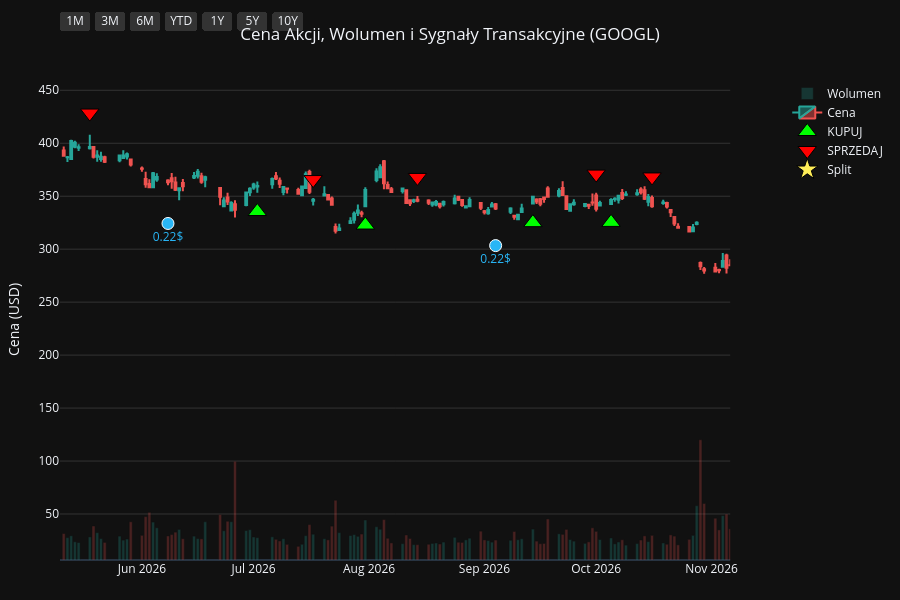
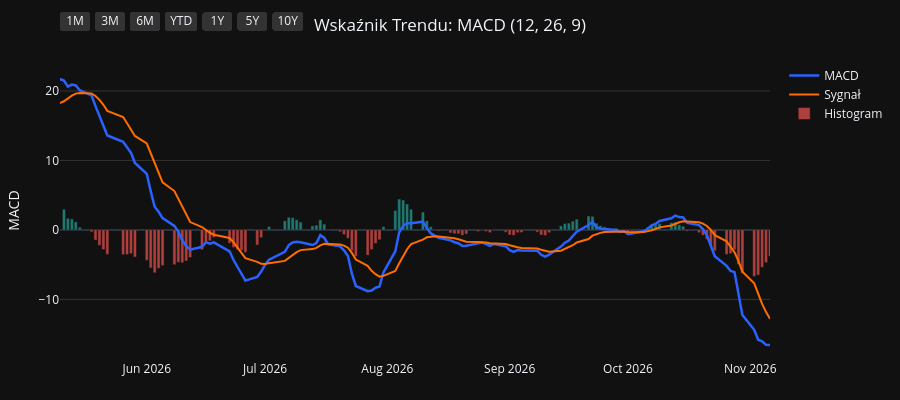
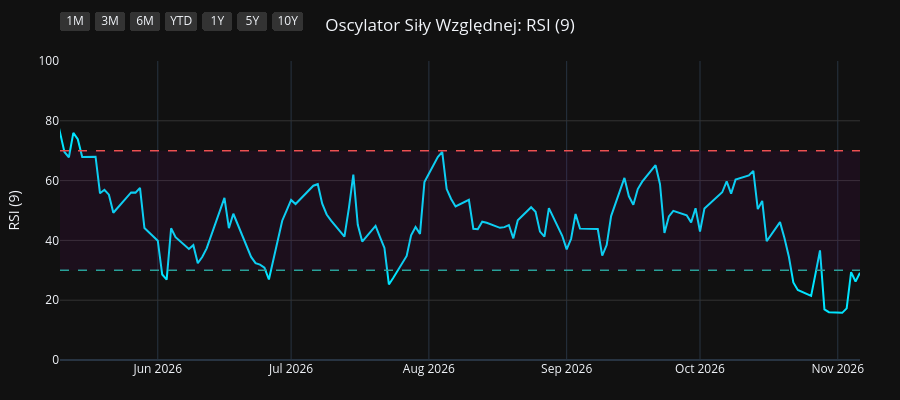
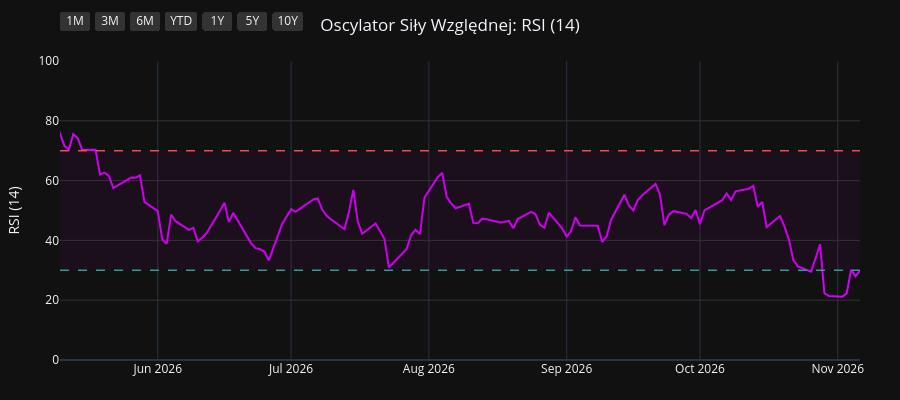

Write notebook code for charts like these, in order.
### Code cell
import os
import yfinance as yf
import pandas as pd
import pandas_ta as ta
import plotly.graph_objects as go
from plotly.subplots import make_subplots

# 1. Pobranie i przygotowanie danych
symbol = os.environ.get("STOCK_TICKER", "").strip().upper()
if not symbol:
    raise RuntimeError("Set STOCK_TICKER before running price_extractor.ipynb")
df = yf.Ticker(symbol).history(period="10y")
df.index = df.index.tz_localize(None)

# Wskaźniki i sygnały
df.ta.macd(fast=12, slow=26, signal=9, append=True)
df.ta.rsi(length=9, append=True)
df.ta.rsi(length=14, append=True)
df.ta.rsi(length=21, append=True)
df.dropna(inplace=True)

macd = df['MACD_12_26_9']
signal = df['MACDs_12_26_9']
wczorajszy_macd = macd.shift(1)
wczorajszy_signal = signal.shift(1)

df['Decyzja'] = 'BRAK'
df.loc[(macd > signal) & (wczorajszy_macd <= wczorajszy_signal), 'Decyzja'] = 'KUPUJ'
df.loc[(macd < signal) & (wczorajszy_macd >= wczorajszy_signal), 'Decyzja'] = 'SPRZEDAJ'

df_kupuj = df[df['Decyzja'] == 'KUPUJ']
df_sprzedaj = df[df['Decyzja'] == 'SPRZEDAJ']
df_dywidendy = df[df['Dividends'] > 0]
df_splity = df[df['Stock Splits'] > 0]

# Wspólna konfiguracja osi X
konfiguracja_osi_x = dict(
    type="date",
    showspikes=True, spikemode="across", spikesnap="cursor", spikedash="dot", spikecolor="#ffffff", spikethickness=1, hoverformat="%Y-%m-%d",
    rangeselector=dict(
        buttons=list([
            dict(count=1, label="1M", step="month", stepmode="backward"),
            dict(count=3, label="3M", step="month", stepmode="backward"),
            dict(count=6, label="6M", step="month", stepmode="backward"),
            dict(count=1, label="YTD", step="year", stepmode="todate"),
            dict(count=1, label="1Y", step="year", stepmode="backward"),
            dict(count=5, label="5Y", step="year", stepmode="backward"),
            dict(step="all", label="10Y")
        ]),
        bgcolor="#333333", activecolor="#2962ff", x=0, y=1.1
    )
)

# ==========================================
# WYKRES 1: CENA + WOLUMEN + SYGNAŁY
# ==========================================
fig1 = make_subplots(specs=[[{"secondary_y": True}]])

kolory_wolumenu = ['#26a69a' if row['Close'] >= row['Open'] else '#ef5350' for index, row in df.iterrows()]
fig1.add_trace(go.Bar(x=df.index, y=df['Volume'], marker_color=kolory_wolumenu, opacity=0.25, name='Wolumen'), secondary_y=True)
fig1.add_trace(go.Candlestick(x=df.index, open=df['Open'], high=df['High'], low=df['Low'], close=df['Close'], name='Cena', increasing_line_color='#26a69a', decreasing_line_color='#ef5350'), secondary_y=False)
fig1.add_trace(go.Scatter(x=df_kupuj.index, y=df_kupuj['Low'] * 0.95, customdata=df_kupuj[['Low', 'High']], mode='markers', marker=dict(symbol='triangle-up', size=16, color='#00ff00', line=dict(width=1, color='black')), name='KUPUJ', hovertemplate='KUPUJ<br>Najniższa: %{customdata[0]:.2f}<br>Najwyższa: %{customdata[1]:.2f}<extra></extra>'), secondary_y=False)
fig1.add_trace(go.Scatter(x=df_sprzedaj.index, y=df_sprzedaj['High'] * 1.05, customdata=df_sprzedaj[['Low', 'High']], mode='markers', marker=dict(symbol='triangle-down', size=16, color='#ff0000', line=dict(width=1, color='black')), name='SPRZEDAJ', hovertemplate='SPRZEDAJ<br>Najniższa: %{customdata[0]:.2f}<br>Najwyższa: %{customdata[1]:.2f}<extra></extra>'), secondary_y=False)

if not df_dywidendy.empty:
    fig1.add_trace(go.Scatter(x=df_dywidendy.index, y=df_dywidendy['Low'] * 0.90, mode='markers+text', marker=dict(symbol='circle', size=12, color='#29b6f6', line=dict(width=1, color='white')), text=df_dywidendy['Dividends'].apply(lambda x: f"{x}$"), textposition="bottom center", name='Dywidenda', showlegend=False, hovertemplate='Dywidenda: %{text}<extra></extra>', textfont=dict(color="#29b6f6")), secondary_y=False)
if not df_splity.empty:
                    fig1.add_trace(go.Scatter(x=df_splity.index, y=df_splity['High'], mode='markers+text', marker=dict(symbol='star', size=16, color='#ffee58', line=dict(width=1, color='black')), text=df_splity['Stock Splits'].apply(lambda x: f"{x:g}:1" if x >= 1 else f"1:{1 / x:g}"), textposition="top center", name='Split', hovertemplate='%{text}<extra></extra>', textfont=dict(color="#ffee58")), secondary_y=False)

fig1.update_layout(title=dict(text=f"Cena Akcji, Wolumen i Sygnały Transakcyjne ({symbol})", x=0.5, xanchor='center'), dragmode='pan', xaxis_rangeslider_visible=False, template='plotly_dark', height=600, hovermode='x unified', margin=dict(l=60, r=40, t=60, b=40))
fig1.update_xaxes(**konfiguracja_osi_x)
fig1.update_xaxes(range=[df.index.max() - pd.Timedelta(days=180), df.index.max()])
fig1.update_yaxes(title_text="Cena (USD)", secondary_y=False, gridcolor='#333333')
fig1.update_yaxes(range=[0, df['Volume'].max() * 4], showgrid=False, showticklabels=False, secondary_y=True)
fig1.show(config={'scrollZoom': True})

# ==========================================
# WYKRES 2: WSKAŹNIK MACD
# ==========================================
fig2 = go.Figure()
fig2.add_trace(go.Scatter(x=df.index, y=df['MACD_12_26_9'], line=dict(color='#2962ff', width=2.5), name='MACD'))
fig2.add_trace(go.Scatter(x=df.index, y=df['MACDs_12_26_9'], line=dict(color='#ff6d00', width=2), name='Sygnał'))
kolory_macd = ['#26a69a' if val >= 0 else '#ef5350' for val in df['MACDh_12_26_9']]
fig2.add_trace(go.Bar(x=df.index, y=df['MACDh_12_26_9'], marker_color=kolory_macd, name='Histogram', opacity=0.7))
fig2.update_layout(title=dict(text="Wskaźnik Trendu: MACD (12, 26, 9)", x=0.5, xanchor='center'), dragmode='pan', xaxis_rangeslider_visible=False, template='plotly_dark', height=400, hovermode='x unified', margin=dict(l=60, r=40, t=60, b=40))
fig2.update_xaxes(**konfiguracja_osi_x)
fig2.update_xaxes(range=[df.index.max() - pd.Timedelta(days=180), df.index.max()])
fig2.update_yaxes(title_text="MACD", gridcolor='#333333')
fig2.show(config={'scrollZoom': True})

# ==========================================
# WYKRES 3: OSCYLATOR RSI (9)
# ==========================================
fig3 = go.Figure()
fig3.add_trace(go.Scatter(x=df.index, y=df['RSI_9'], line=dict(color='#00e5ff', width=2), name='RSI (9)'))
fig3.add_hline(y=70, line_dash="dash", line_color="#ef5350", line_width=1.5)
fig3.add_hline(y=30, line_dash="dash", line_color="#26a69a", line_width=1.5)
fig3.add_hrect(y0=30, y1=70, line_width=0, fillcolor="purple", opacity=0.1)
fig3.update_layout(title=dict(text="Oscylator Siły Względnej: RSI (9)", x=0.5, xanchor='center'), dragmode='pan', xaxis_rangeslider_visible=False, template='plotly_dark', height=400, hovermode='x unified', margin=dict(l=60, r=40, t=60, b=40))
fig3.update_xaxes(**konfiguracja_osi_x)
fig3.update_xaxes(range=[df.index.max() - pd.Timedelta(days=180), df.index.max()])
fig3.update_yaxes(title_text="RSI (9)", range=[0, 100], gridcolor='#333333')
fig3.show(config={'scrollZoom': True})

# ==========================================
# WYKRES 4: OSCYLATOR RSI (14)
# ==========================================
fig4 = go.Figure()
fig4.add_trace(go.Scatter(x=df.index, y=df['RSI_14'], line=dict(color='#d500f9', width=2), name='RSI (14)'))
fig4.add_hline(y=70, line_dash="dash", line_color="#ef5350", line_width=1.5)
fig4.add_hline(y=30, line_dash="dash", line_color="#26a69a", line_width=1.5)
fig4.add_hrect(y0=30, y1=70, line_width=0, fillcolor="purple", opacity=0.1)
fig4.update_layout(title=dict(text="Oscylator Siły Względnej: RSI (14)", x=0.5, xanchor='center'), dragmode='pan', xaxis_rangeslider_visible=False, template='plotly_dark', height=400, hovermode='x unified', margin=dict(l=60, r=40, t=60, b=40))
fig4.update_xaxes(**konfiguracja_osi_x)
fig4.update_xaxes(range=[df.index.max() - pd.Timedelta(days=180), df.index.max()])
fig4.update_yaxes(title_text="RSI (14)", range=[0, 100], gridcolor='#333333')
fig4.show(config={'scrollZoom': True})

# ==========================================
# WYKRES 5: OSCYLATOR RSI (21)
# ==========================================
fig5 = go.Figure()
fig5.add_trace(go.Scatter(x=df.index, y=df['RSI_21'], line=dict(color='#64dd17', width=2), name='RSI (21)'))
fig5.add_hline(y=70, line_dash="dash", line_color="#ef5350", line_width=1.5)
fig5.add_hline(y=30, line_dash="dash", line_color="#26a69a", line_width=1.5)
fig5.add_hrect(y0=30, y1=70, line_width=0, fillcolor="purple", opacity=0.1)
fig5.update_layout(title=dict(text="Oscylator Siły Względnej: RSI (21)", x=0.5, xanchor='center'), dragmode='pan', xaxis_rangeslider_visible=False, template='plotly_dark', height=400, hovermode='x unified', margin=dict(l=60, r=40, t=60, b=40))
fig5.update_xaxes(**konfiguracja_osi_x)
fig5.update_xaxes(range=[df.index.max() - pd.Timedelta(days=180), df.index.max()])
fig5.update_yaxes(title_text="RSI (21)", range=[0, 100], gridcolor='#333333')
fig5.show(config={'scrollZoom': True})

### Figure 1 — Plotly figure (JSON) as saved in the notebook; plotly's stock layout.template omitted (floating-point values rounded to 4 significant figures; data arrays with more than 128 entries replaced by an {"elided": "..."} marker saying what was removed)
{"data": [{"marker": {"color": {"elided": "2478 str values"}}, "name": "Wolumen", "opacity": 0.25, "type": "bar", "x": {"elided": "2478 str values"}, "xaxis": "x", "y": {"elided": "2478 int values"}, "yaxis": "y2"}, {"close": {"elided": "2478 float values"}, "decreasing": {"line": {"color": "#ef5350"}}, "high": {"elided": "2478 float values"}, "increasing": {"line": {"color": "#26a69a"}}, "low": {"elided": "2478 float values"}, "name": "Cena", "open": {"elided": "2478 float values"}, "type": "candlestick", "x": {"elided": "2478 str values"}, "xaxis": "x", "yaxis": "y"}, {"customdata": {"elided": "107x2 float values"}, "hovertemplate": "KUPUJ<br>Najniższa: %{customdata[0]:.2f}<br>Najwyższa: %{customdata[1]:.2f}<extra></extra>", "marker": {"color": "#00ff00", "line": {"color": "black", "width": 1}, "size": 16, "symbol": "triangle-up"}, "mode": "markers", "name": "KUPUJ", "type": "scatter", "x": ["2017-01-10T00:00:00", "2017-01-23T00:00:00", "2017-02-16T00:00:00", "2017-03-09T00:00:00", "2017-04-18T00:00:00", "2017-05-25T00:00:00", "2017-07-12T00:00:00", "2017-08-23T00:00:00", "2017-09-20T00:00:00", "2017-09-27T00:00:00", "2017-10-30T00:00:00", "2017-11-28T00:00:00", "2017-12-14T00:00:00", "2018-01-03T00:00:00", "2018-02-21T00:00:00", "2018-03-07T00:00:00", "2018-04-12T00:00:00", "2018-05-04T00:00:00", "2018-05-31T00:00:00", "2018-07-11T00:00:00", "2018-08-30T00:00:00", "2018-09-25T00:00:00", "2018-11-02T00:00:00", "2018-11-06T00:00:00", "2018-11-26T00:00:00", "2018-12-28T00:00:00", "2019-01-30T00:00:00", "2019-02-13T00:00:00", "2019-03-01T00:00:00", "2019-04-16T00:00:00", "2019-06-13T00:00:00", "2019-09-05T00:00:00", "2019-09-25T00:00:00", "2019-10-15T00:00:00", "2019-12-06T00:00:00", "2020-01-06T00:00:00", "2020-02-11T00:00:00", "2020-03-26T00:00:00", "2020-05-20T00:00:00", "2020-07-06T00:00:00", "2020-08-18T00:00:00", "2020-10-02T00:00:00", "2020-12-04T00:00:00", "2021-01-08T00:00:00", "2021-01-19T00:00:00", "2021-04-01T00:00:00", "2021-04-28T00:00:00", "2021-05-25T00:00:00", "2021-07-06T00:00:00", "2021-07-23T00:00:00", "2021-08-25T00:00:00", "2021-10-11T00:00:00", "2021-10-14T00:00:00", "2021-10-27T00:00:00", "2021-11-18T00:00:00", "2021-12-09T00:00:00", "2021-12-15T00:00:00", "2021-12-23T00:00:00", "2022-02-01T00:00:00", "2022-03-02T00:00:00", "2022-03-16T00:00:00", "2022-05-13T00:00:00", "2022-05-27T00:00:00", "2022-06-22T00:00:00", "2022-07-21T00:00:00", "2022-07-29T00:00:00", "2022-10-04T00:00:00", "2022-11-11T00:00:00", "2023-01-09T00:00:00", "2023-03-07T00:00:00", "2023-03-14T00:00:00", "2023-05-10T00:00:00", "2023-07-14T00:00:00", "2023-07-26T00:00:00", "2023-08-29T00:00:00", "2023-10-06T00:00:00", "2023-11-08T00:00:00", "2023-12-18T00:00:00", "2024-01-10T00:00:00", "2024-03-13T00:00:00", "2024-04-26T00:00:00", "2024-06-25T00:00:00", "2024-08-16T00:00:00", "2024-09-16T00:00:00", "2024-10-14T00:00:00", "2024-10-28T00:00:00", "2024-12-09T00:00:00", "2025-01-24T00:00:00", "2025-01-31T00:00:00", "2025-03-20T00:00:00", "2025-04-10T00:00:00", "2025-05-12T00:00:00", "2025-06-06T00:00:00", "2025-07-01T00:00:00", "2025-07-11T00:00:00", "2025-08-08T00:00:00", "2025-08-28T00:00:00", "2025-10-24T00:00:00", "2025-11-21T00:00:00", "2026-01-08T00:00:00", "2026-01-29T00:00:00", "2026-03-10T00:00:00", "2026-04-02T00:00:00", "2026-07-02T00:00:00", "2026-07-31T00:00:00", "2026-09-14T00:00:00", "2026-10-05T00:00:00"], "xaxis": "x", "y": [38.73, 38.99, 39.39, 40.12, 40.05, 46.01, 45.03, 44.01, 44.11, 44.32, 48.1, 49.62, 49.57, 50.51, 52.11, 51.28, 48.28, 47.9, 50.72, 54.36, 58.68, 55.24, 50.24, 49.57, 48.92, 49.03, 50.66, 52.98, 53.22, 57.64, 50.94, 56.12, 56.9, 57.45, 62.64, 63.57, 70.83, 51.38, 65.28, 69.5, 71.6, 68.1, 85.33, 82.87, 81.53, 98.41, 110.7, 110.8, 117.2, 122.1, 133.0, 130.7, 130.6, 131.2, 139.2, 138.4, 133.3, 137.8, 126.4, 125.2, 121.1, 106.9, 102.7, 103.9, 104.6, 106.4, 94.46, 88.38, 82.68, 88.02, 86.99, 101.6, 116.2, 120.8, 124.4, 126.1, 123.1, 124.6, 132.6, 130.8, 159.6, 169.0, 151.8, 147.7, 154.1, 154.7, 164.0, 187.0, 190.6, 152.2, 141.8, 147.7, 161.5, 164.3, 167.1, 186.7, 195.9, 241.9, 278.4, 304.8, 309.6, 289.9, 274.6, 335.5, 322.8, 325.0, 325.3], "yaxis": "y"}, {"customdata": {"elided": "107x2 float values"}, "hovertemplate": "SPRZEDAJ<br>Najniższa: %{customdata[0]:.2f}<br>Najwyższa: %{customdata[1]:.2f}<extra></extra>", "marker": {"color": "#ff0000", "line": {"color": "black", "width": 1}, "size": 16, "symbol": "triangle-down"}, "mode": "markers", "name": "SPRZEDAJ", "type": "scatter", "x": ["2017-01-19T00:00:00", "2017-01-30T00:00:00", "2017-03-06T00:00:00", "2017-03-21T00:00:00", "2017-05-17T00:00:00", "2017-06-01T00:00:00", "2017-07-27T00:00:00", "2017-09-18T00:00:00", "2017-09-26T00:00:00", "2017-10-23T00:00:00", "2017-11-13T00:00:00", "2017-11-29T00:00:00", "2017-12-27T00:00:00", "2018-02-02T00:00:00", "2018-03-02T00:00:00", "2018-03-20T00:00:00", "2018-04-30T00:00:00", "2018-05-29T00:00:00", "2018-06-25T00:00:00", "2018-08-01T00:00:00", "2018-08-31T00:00:00", "2018-10-08T00:00:00", "2018-11-05T00:00:00", "2018-11-20T00:00:00", "2018-12-17T00:00:00", "2019-01-29T00:00:00", "2019-02-11T00:00:00", "2019-02-15T00:00:00", "2019-03-26T00:00:00", "2019-04-30T00:00:00", "2019-08-06T00:00:00", "2019-09-24T00:00:00", "2019-09-27T00:00:00", "2019-11-20T00:00:00", "2019-12-23T00:00:00", "2020-01-27T00:00:00", "2020-02-21T00:00:00", "2020-05-19T00:00:00", "2020-06-03T00:00:00", "2020-07-24T00:00:00", "2020-09-08T00:00:00", "2020-11-19T00:00:00", "2020-12-07T00:00:00", "2021-01-12T00:00:00", "2021-02-22T00:00:00", "2021-04-27T00:00:00", "2021-05-04T00:00:00", "2021-06-18T00:00:00", "2021-07-19T00:00:00", "2021-08-11T00:00:00", "2021-09-08T00:00:00", "2021-10-12T00:00:00", "2021-10-25T00:00:00", "2021-11-17T00:00:00", "2021-11-22T00:00:00", "2021-12-14T00:00:00", "2021-12-16T00:00:00", "2022-01-03T00:00:00", "2022-02-17T00:00:00", "2022-03-07T00:00:00", "2022-04-07T00:00:00", "2022-05-24T00:00:00", "2022-06-14T00:00:00", "2022-07-14T00:00:00", "2022-07-22T00:00:00", "2022-08-22T00:00:00", "2022-10-27T00:00:00", "2022-12-08T00:00:00", "2023-02-09T00:00:00", "2023-03-10T00:00:00", "2023-04-18T00:00:00", "2023-06-02T00:00:00", "2023-07-21T00:00:00", "2023-08-11T00:00:00", "2023-09-20T00:00:00", "2023-10-20T00:00:00", "2023-12-01T00:00:00", "2024-01-04T00:00:00", "2024-01-31T00:00:00", "2024-04-16T00:00:00", "2024-05-23T00:00:00", "2024-07-12T00:00:00", "2024-09-04T00:00:00", "2024-10-11T00:00:00", "2024-10-17T00:00:00", "2024-11-18T00:00:00", "2024-12-30T00:00:00", "2025-01-27T00:00:00", "2025-02-05T00:00:00", "2025-03-31T00:00:00", "2025-05-09T00:00:00", "2025-06-04T00:00:00", "2025-06-18T00:00:00", "2025-07-09T00:00:00", "2025-08-05T00:00:00", "2025-08-19T00:00:00", "2025-09-24T00:00:00", "2025-11-13T00:00:00", "2025-12-08T00:00:00", "2026-01-21T00:00:00", "2026-02-04T00:00:00", "2026-03-24T00:00:00", "2026-05-18T00:00:00", "2026-07-17T00:00:00", "2026-08-14T00:00:00", "2026-10-01T00:00:00", "2026-10-16T00:00:00"], "xaxis": "x", "y": [43.32, 43.54, 44.15, 45.42, 49.98, 51.65, 50.42, 48.72, 49.1, 52.31, 54.54, 55.06, 55.56, 58.83, 56.52, 57.49, 54.0, 56.24, 60.12, 64.79, 65.14, 61.15, 55.82, 53.95, 55.25, 56.41, 57.9, 59.25, 62.8, 62.46, 61.44, 64.86, 64.75, 68.29, 70.82, 74.71, 78.58, 72.42, 75.36, 78.81, 80.9, 91.71, 95.13, 91.94, 108.2, 120.6, 120.9, 126.5, 131.3, 143.2, 150.2, 145.1, 143.5, 154.5, 155.8, 150.3, 153.6, 151.7, 142.6, 137.0, 142.7, 110.7, 112.3, 115.5, 116.8, 120.3, 99.26, 99.41, 104.0, 96.51, 110.8, 131.2, 125.8, 135.1, 143.6, 143.4, 137.4, 144.7, 149.8, 161.9, 185.4, 194.8, 165.6, 170.9, 173.5, 182.9, 201.0, 205.5, 201.2, 162.6, 162.0, 175.8, 184.7, 187.8, 207.0, 212.9, 264.3, 296.2, 335.8, 348.4, 359.8, 314.5, 428.5, 365.7, 367.7, 370.9, 368.2], "yaxis": "y"}, {"hovertemplate": "Dywidenda: %{text}<extra></extra>", "marker": {"color": "#29b6f6", "line": {"color": "white", "width": 1}, "size": 12, "symbol": "circle"}, "mode": "markers+text", "name": "Dywidenda", "showlegend": false, "text": ["0.2$", "0.2$", "0.2$", "0.2$", "0.21$", "0.21$", "0.21$", "0.21$", "0.22$", "0.22$"], "textfont": {"color": "#29b6f6"}, "textposition": "bottom center", "type": "scatter", "x": ["2024-06-10T00:00:00", "2024-09-09T00:00:00", "2024-12-09T00:00:00", "2025-03-10T00:00:00", "2025-06-09T00:00:00", "2025-09-08T00:00:00", "2025-12-08T00:00:00", "2026-03-09T00:00:00", "2026-06-08T00:00:00", "2026-09-04T00:00:00"], "xaxis": "x", "y": [154.2, 131.6, 155.4, 146.6, 156.4, 209.8, 279.6, 264.3, 324.3, 303.4], "yaxis": "y"}, {"hovertemplate": "%{text}<extra></extra>", "marker": {"color": "#ffee58", "line": {"color": "black", "width": 1}, "size": 16, "symbol": "star"}, "mode": "markers+text", "name": "Split", "text": ["20:1"], "textfont": {"color": "#ffee58"}, "textposition": "top center", "type": "scatter", "x": ["2022-07-18T00:00:00"], "xaxis": "x", "y": [112.6], "yaxis": "y"}], "layout": {"dragmode": "pan", "height": 600, "hovermode": "x unified", "margin": {"b": 40, "l": 60, "r": 40, "t": 60}, "title": {"text": "Cena Akcji, Wolumen i Sygnały Transakcyjne (GOOGL)", "x": 0.5, "xanchor": "center"}, "xaxis": {"anchor": "y", "domain": [0.0, 0.94], "hoverformat": "%Y-%m-%d", "range": ["2026-05-10T00:00:00", "2026-11-06T00:00:00"], "rangeselector": {"activecolor": "#2962ff", "bgcolor": "#333333", "buttons": [{"count": 1, "label": "1M", "step": "month", "stepmode": "backward"}, {"count": 3, "label": "3M", "step": "month", "stepmode": "backward"}, {"count": 6, "label": "6M", "step": "month", "stepmode": "backward"}, {"count": 1, "label": "YTD", "step": "year", "stepmode": "todate"}, {"count": 1, "label": "1Y", "step": "year", "stepmode": "backward"}, {"count": 5, "label": "5Y", "step": "year", "stepmode": "backward"}, {"label": "10Y", "step": "all"}], "x": 0, "y": 1.1}, "rangeslider": {"visible": false}, "showspikes": true, "spikecolor": "#ffffff", "spikedash": "dot", "spikemode": "across", "spikesnap": "cursor", "spikethickness": 1, "type": "date"}, "yaxis": {"anchor": "x", "domain": [0.0, 1.0], "gridcolor": "#333333", "title": {"text": "Cena (USD)"}}, "yaxis2": {"anchor": "x", "overlaying": "y", "range": [0, 558953200], "showgrid": false, "showticklabels": false, "side": "right"}}}

### Figure 2 — Plotly figure (JSON) as saved in the notebook; plotly's stock layout.template omitted (floating-point values rounded to 4 significant figures; data arrays with more than 128 entries replaced by an {"elided": "..."} marker saying what was removed)
{"data": [{"line": {"color": "#2962ff", "width": 2.5}, "name": "MACD", "type": "scatter", "x": {"elided": "2478 str values"}, "y": {"elided": "2478 float values"}}, {"line": {"color": "#ff6d00", "width": 2}, "name": "Sygnał", "type": "scatter", "x": {"elided": "2478 str values"}, "y": {"elided": "2478 float values"}}, {"marker": {"color": {"elided": "2478 str values"}}, "name": "Histogram", "opacity": 0.7, "type": "bar", "x": {"elided": "2478 str values"}, "y": {"elided": "2478 float values"}}], "layout": {"dragmode": "pan", "height": 400, "hovermode": "x unified", "margin": {"b": 40, "l": 60, "r": 40, "t": 60}, "title": {"text": "Wskaźnik Trendu: MACD (12, 26, 9)", "x": 0.5, "xanchor": "center"}, "xaxis": {"hoverformat": "%Y-%m-%d", "range": ["2026-05-10T00:00:00", "2026-11-06T00:00:00"], "rangeselector": {"activecolor": "#2962ff", "bgcolor": "#333333", "buttons": [{"count": 1, "label": "1M", "step": "month", "stepmode": "backward"}, {"count": 3, "label": "3M", "step": "month", "stepmode": "backward"}, {"count": 6, "label": "6M", "step": "month", "stepmode": "backward"}, {"count": 1, "label": "YTD", "step": "year", "stepmode": "todate"}, {"count": 1, "label": "1Y", "step": "year", "stepmode": "backward"}, {"count": 5, "label": "5Y", "step": "year", "stepmode": "backward"}, {"label": "10Y", "step": "all"}], "x": 0, "y": 1.1}, "rangeslider": {"visible": false}, "showspikes": true, "spikecolor": "#ffffff", "spikedash": "dot", "spikemode": "across", "spikesnap": "cursor", "spikethickness": 1, "type": "date"}, "yaxis": {"gridcolor": "#333333", "title": {"text": "MACD"}}}}

### Figure 3 — Plotly figure (JSON) as saved in the notebook; plotly's stock layout.template omitted (floating-point values rounded to 4 significant figures; data arrays with more than 128 entries replaced by an {"elided": "..."} marker saying what was removed)
{"data": [{"line": {"color": "#00e5ff", "width": 2}, "name": "RSI (9)", "type": "scatter", "x": {"elided": "2478 str values"}, "y": {"elided": "2478 float values"}}], "layout": {"dragmode": "pan", "height": 400, "hovermode": "x unified", "margin": {"b": 40, "l": 60, "r": 40, "t": 60}, "shapes": [{"line": {"color": "#ef5350", "dash": "dash", "width": 1.5}, "type": "line", "x0": 0, "x1": 1, "xref": "x domain", "y0": 70, "y1": 70, "yref": "y"}, {"line": {"color": "#26a69a", "dash": "dash", "width": 1.5}, "type": "line", "x0": 0, "x1": 1, "xref": "x domain", "y0": 30, "y1": 30, "yref": "y"}, {"fillcolor": "purple", "line": {"width": 0}, "opacity": 0.1, "type": "rect", "x0": 0, "x1": 1, "xref": "x domain", "y0": 30, "y1": 70, "yref": "y"}], "title": {"text": "Oscylator Siły Względnej: RSI (9)", "x": 0.5, "xanchor": "center"}, "xaxis": {"hoverformat": "%Y-%m-%d", "range": ["2026-05-10T00:00:00", "2026-11-06T00:00:00"], "rangeselector": {"activecolor": "#2962ff", "bgcolor": "#333333", "buttons": [{"count": 1, "label": "1M", "step": "month", "stepmode": "backward"}, {"count": 3, "label": "3M", "step": "month", "stepmode": "backward"}, {"count": 6, "label": "6M", "step": "month", "stepmode": "backward"}, {"count": 1, "label": "YTD", "step": "year", "stepmode": "todate"}, {"count": 1, "label": "1Y", "step": "year", "stepmode": "backward"}, {"count": 5, "label": "5Y", "step": "year", "stepmode": "backward"}, {"label": "10Y", "step": "all"}], "x": 0, "y": 1.1}, "rangeslider": {"visible": false}, "showspikes": true, "spikecolor": "#ffffff", "spikedash": "dot", "spikemode": "across", "spikesnap": "cursor", "spikethickness": 1, "type": "date"}, "yaxis": {"gridcolor": "#333333", "range": [0, 100], "title": {"text": "RSI (9)"}}}}

### Figure 4 — Plotly figure (JSON) as saved in the notebook; plotly's stock layout.template omitted (floating-point values rounded to 4 significant figures; data arrays with more than 128 entries replaced by an {"elided": "..."} marker saying what was removed)
{"data": [{"line": {"color": "#d500f9", "width": 2}, "name": "RSI (14)", "type": "scatter", "x": {"elided": "2478 str values"}, "y": {"elided": "2478 float values"}}], "layout": {"dragmode": "pan", "height": 400, "hovermode": "x unified", "margin": {"b": 40, "l": 60, "r": 40, "t": 60}, "shapes": [{"line": {"color": "#ef5350", "dash": "dash", "width": 1.5}, "type": "line", "x0": 0, "x1": 1, "xref": "x domain", "y0": 70, "y1": 70, "yref": "y"}, {"line": {"color": "#26a69a", "dash": "dash", "width": 1.5}, "type": "line", "x0": 0, "x1": 1, "xref": "x domain", "y0": 30, "y1": 30, "yref": "y"}, {"fillcolor": "purple", "line": {"width": 0}, "opacity": 0.1, "type": "rect", "x0": 0, "x1": 1, "xref": "x domain", "y0": 30, "y1": 70, "yref": "y"}], "title": {"text": "Oscylator Siły Względnej: RSI (14)", "x": 0.5, "xanchor": "center"}, "xaxis": {"hoverformat": "%Y-%m-%d", "range": ["2026-05-10T00:00:00", "2026-11-06T00:00:00"], "rangeselector": {"activecolor": "#2962ff", "bgcolor": "#333333", "buttons": [{"count": 1, "label": "1M", "step": "month", "stepmode": "backward"}, {"count": 3, "label": "3M", "step": "month", "stepmode": "backward"}, {"count": 6, "label": "6M", "step": "month", "stepmode": "backward"}, {"count": 1, "label": "YTD", "step": "year", "stepmode": "todate"}, {"count": 1, "label": "1Y", "step": "year", "stepmode": "backward"}, {"count": 5, "label": "5Y", "step": "year", "stepmode": "backward"}, {"label": "10Y", "step": "all"}], "x": 0, "y": 1.1}, "rangeslider": {"visible": false}, "showspikes": true, "spikecolor": "#ffffff", "spikedash": "dot", "spikemode": "across", "spikesnap": "cursor", "spikethickness": 1, "type": "date"}, "yaxis": {"gridcolor": "#333333", "range": [0, 100], "title": {"text": "RSI (14)"}}}}
